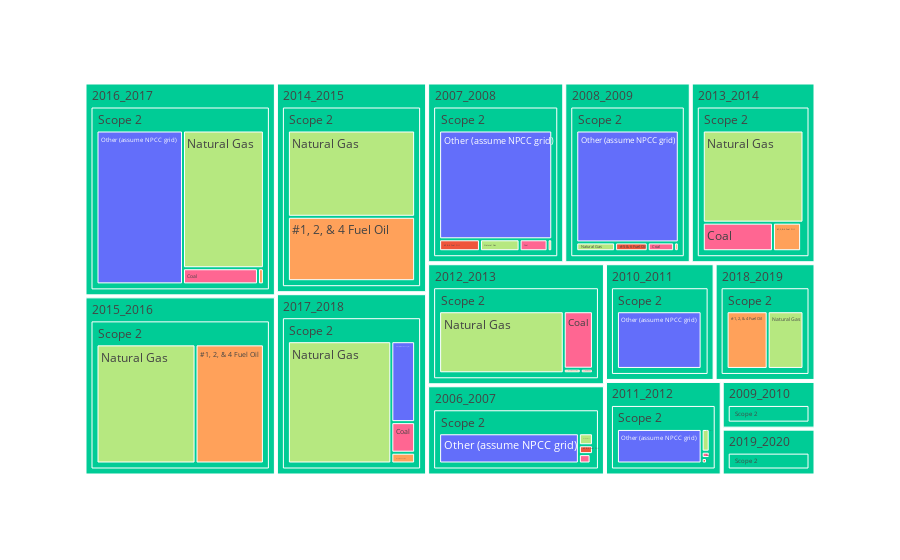

Source (notebook cell):
### Code cell
fig = px.treemap(scope2.dropna(), path= ['Year','Scope_Type','Source_MTCDEs'],values= 'value', color='Source_MTCDEs')
fig.show()

### Figure 1 — Plotly figure (JSON) as saved in the notebook; plotly's stock layout.template omitted (floating-point values rounded to 4 significant figures; data arrays with more than 128 entries replaced by an {"elided": "..."} marker saying what was removed)
{"data": [{"branchvalues": "total", "customdata": {"elided": "252x1 str values"}, "domain": {"x": [0, 1], "y": [0, 1]}, "hovertemplate": "labels=%{label}<br>value=%{value}<br>parent=%{parent}<br>id=%{id}<br>Source_MTCDEs=%{customdata[0]}<extra></extra>", "ids": {"elided": "252 str values"}, "labels": {"elided": "252 str values"}, "marker": {"colors": {"elided": "252 str values"}}, "name": "", "parents": {"elided": "252 str values"}, "type": "treemap", "values": {"elided": "252 int values"}}], "layout": {"legend": {"tracegroupgap": 0}, "margin": {"t": 60}}}
